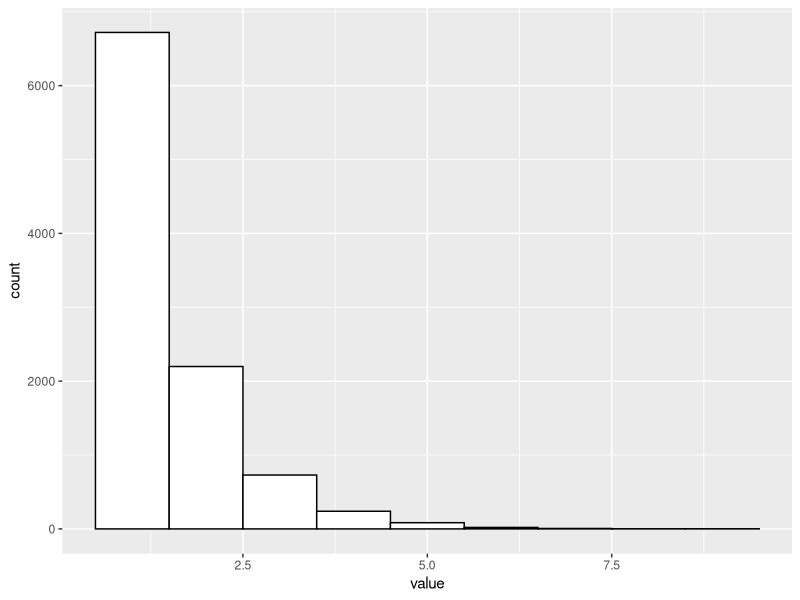
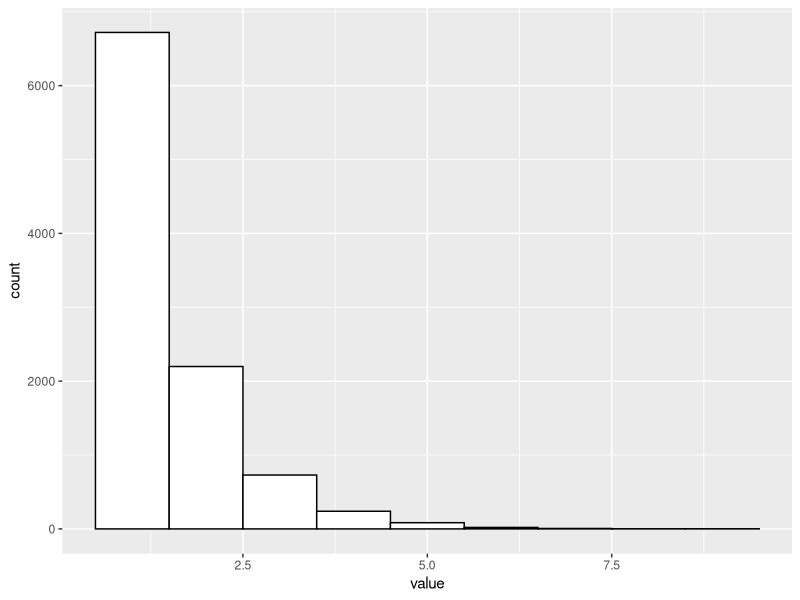

These charts were generated, in order, by the following R code:
##  Medvedev Andrey
##  Geometric distribution, p = 0.677
##  1. Model distribution
print("Modeling Geom(0.677) distribution.. ")

n <- 10000
p <- 0.677
x <- rgeom(n, prob=p) + 1

library(ggplot2)
data <- data.frame(index = seq(0, n-1),
                   value = x[0:n])
ggplot(data, aes(x=value)) + 
  geom_histogram(binwidth=1, colour="black", fill="white")
ggsave("histogram.png")

print(".. distribution has been modeled")

##  2. Calculate characteristics
print("Calculating characteristics.. ")

xMean <- mean(x)
xBiasedVar <- mean((x - xMean)^2)
xUnbaisedVar <- n * xBiasedVar / (n - 1)
xSigma <- sd(x)
xSem <- xSigma / sqrt(n)
xMedian <- median(x)
xMax <- max(x)
xMin <- min(x)
xQuantiles <- quantile(x)
xIqr <- IQR(x)
xMoment3 <- mean((x - xMean)^3)
xGamma1 <- xMoment3 / xSigma^3
xM4 <- mean((x - xMean)^4)
xGamma2 <- xM4 / xSigma^4

print(paste0("Mean: ", xMean))
print(paste0("Biased variance: ", xBiasedVar))
print(paste0("Unbiased variance: ", xUnbaisedVar))
print(paste0("Standard deviation: ", xSigma))
print(paste0("Mean error: ", xSem))
print(paste0("Median: ", xMedian))
print(paste0("Max: ", xMax))
print(paste0("Min: ", xMin))
print(paste0("Interquartile range: ", xIqr))
print(paste0("Third central moment: ", xMoment3))
print(paste0("Forth central moment: ", xM4))
print(paste0("Skewness: ", xGamma1))
print(paste0("Kurtosis: ", xGamma2))
print(".. characteristics calculated")

##  3. Estimate parameters
print("Estimating parameters.. ")

pEstimatedMM <- 1 / xMean
pEstimatedML <- 1 / xMean

print(paste0(".. estimated using moments method: ", pEstimatedMM))
print(paste0(".. estimated using max likelyhood method: ", pEstimatedML))
print(".. estimated parameters")

##  4. Pearson's chi square test
print("Processing Pearson's chi square test..")

xCountPerValue <- vector()
for (i in xMin:(xMax+1))
{
  temp <- x[x == i]
  xCountPerValue <- c(xCountPerValue, length(temp))
}

xFromEstimated <- pgeom(seq((xMin-2), (xMax-1)), prob=pEstimatedMM)
xFromEstimated = c(xFromEstimated, 1)
estimated = xFromEstimated[2:(xMax+2)] - xFromEstimated[1:(xMax+1)]
estimated = n * estimated
diffSquared = (xCountPerValue - estimated) ^ 2
chiSquare = sum(diffSquared / estimated)
print(paste0(".. chi square test processed: ", chiSquare))

##  5. Shapiro-Wilk's test
print("Processing Shapiro-Wilk's test..")
print(".. normal distribution")

n <- 1000
mean <- 0
standardDeviation <- 1
print(paste0(".. mean: ", mean))
print(paste0(".. standard deviation: ", standardDeviation))

x <- rnorm(n, mean, standardDeviation)
shapiroTestResult <- shapiro.test(x)
print(shapiroTestResult)

print(".. Shapiro-Wilk's test processed")